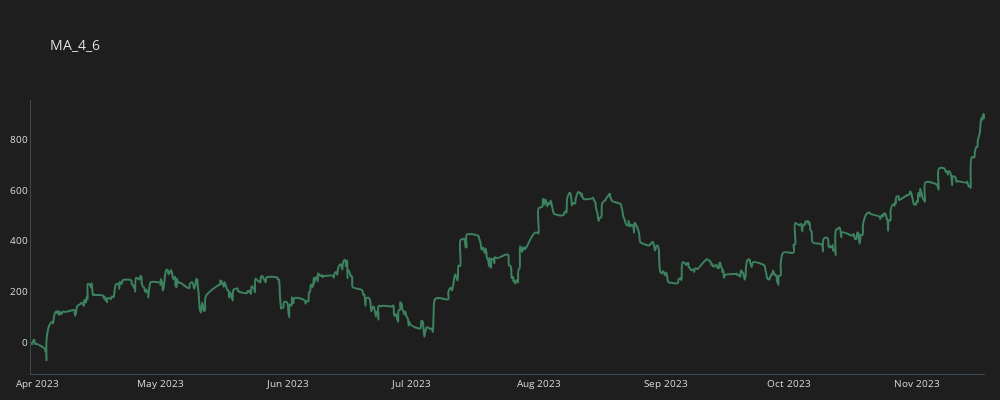
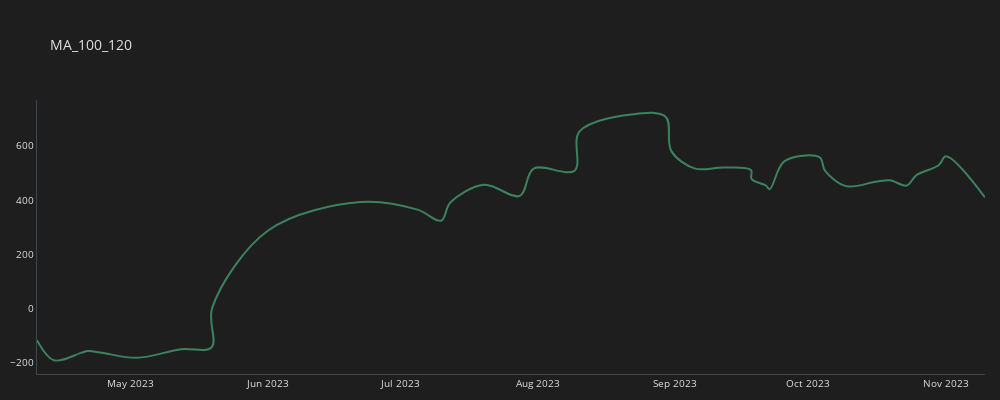
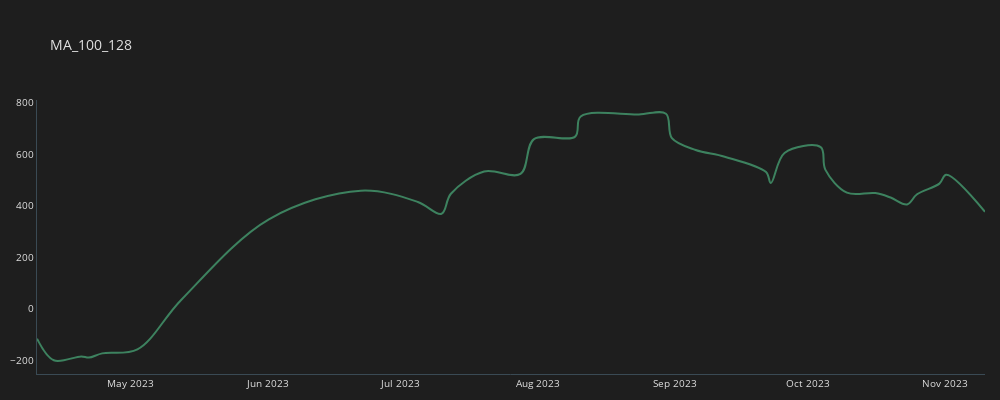
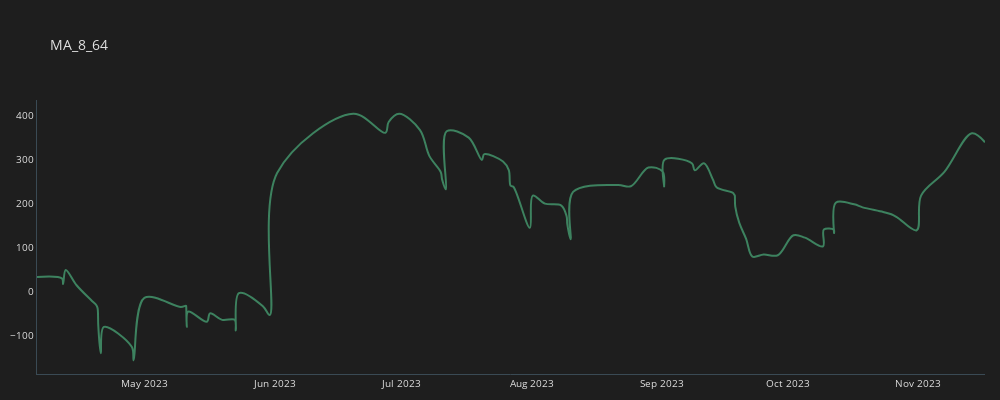

The notebook cell these images were saved under, in order:
### Code cell
for c in crosses:   
    temp_df = all_trades[(all_trades.CROSS==c)].copy()    
    temp_df = temp_df.groupby(by="time", as_index=False).sum()
    temp_df['CUM_GAIN'] = temp_df.GAIN.cumsum()
    plot_line(temp_df, c)
